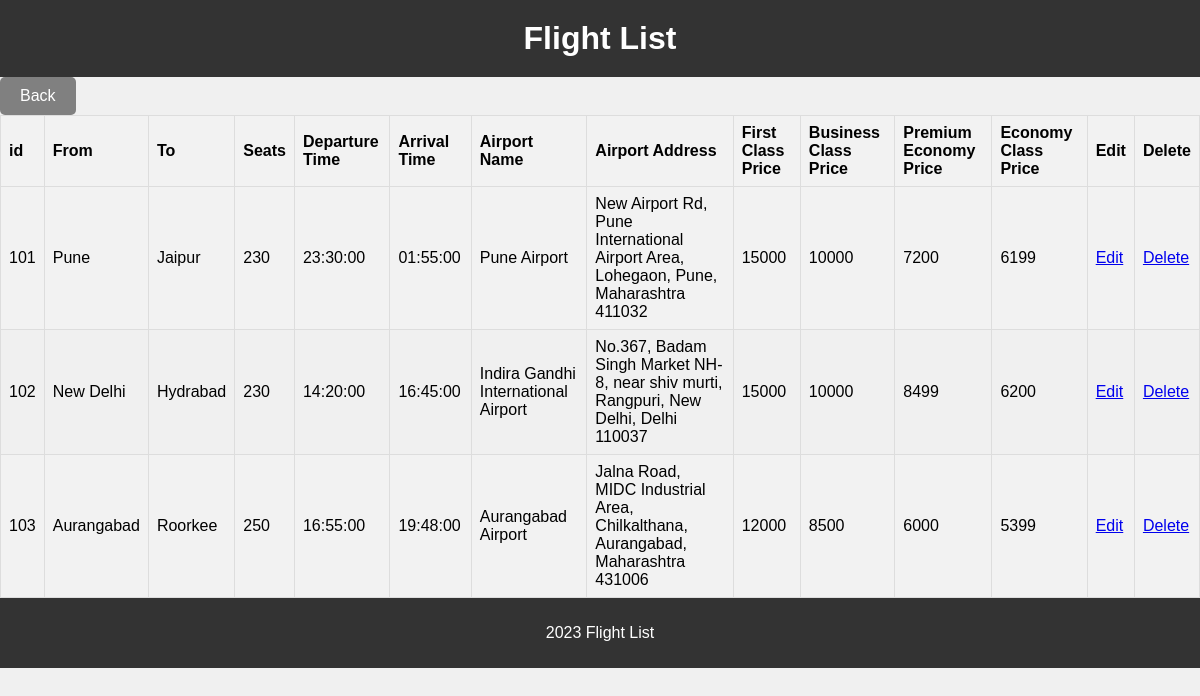
/flight_list.php, run on the app's committed database.
### tables this page shows
CREATE TABLE `flight_details` (
  `flight_id` int(5) NOT NULL,
  `d_city` varchar(30) NOT NULL,
  `a_city` varchar(30) NOT NULL,
  `seats` int(3) NOT NULL,
  `d_time` time NOT NULL,
  `a_time` time NOT NULL,
  `airport_name` varchar(125) NOT NULL,
  `airport_address` varchar(250) NOT NULL,
  `first_class_cost` int(11) NOT NULL,
  `business_class_cost` int(10) NOT NULL,
  `pre_economy_class_cost` int(7) NOT NULL,
  `economy_class_cost` int(6) NOT NULL
);

### flight_list.php (the view, shortened to what this page needs)
<!DOCTYPE html>
<html lang="en">
<head>
    <link rel="stylesheet" href="css/style_fli_l.css">
</head>
<body>
    <header>
        <h1>Flight List</h1>
    </header>
    <button class="btn"><a href="admin_h.html" style="text-decoration: none; color: white;">Back</a></button>
    <main>
        <section class="flight-list">
            <?php
            $servername = "localhost:3308";
            $username = "root";
            $password = "";
            $dbname = "airio_";
            $conn = mysqli_connect($servername, $username, $password, $dbname);
            $sql = "SELECT * FROM flight_details;";
            $result = mysqli_query($conn, $sql);
            echo "<table class='flight-table'>";
            echo "<tr>";
            echo "<th>id</th>";
            echo "<th>From</th>";
            echo "<th>To</th>";
            echo "<th>Seats</th>";
            echo "<th>Departure Time</th>";
            echo "<th>Arrival Time</th>";
            echo "<th>Airport Name</th>";
            echo "<th>Airport Address</th>";
            echo "<th>First Class Price</th>";
            echo "<th>Business Class Price</th>";
            echo "<th>Premium Economy Price</th>";
            echo "<th>Economy Class Price</th>";
            echo "<th>Edit</th>";
            echo "<th>Delete</th>";
            echo "</tr>";
            if ($result->num_rows > 0) {
                while ($row = $result->fetch_assoc()) {
                    echo "<tr>";
                    echo "<td>{$row['flight_id']}</td>";
                    echo "<td>{$row['d_city']}</td>";
                    echo "<td>{$row['a_city']}</td>";
                    echo "<td>{$row['seats']}</td>";
                    echo "<td>{$row['d_time']}</td>";
                    echo "<td>{$row['a_time']}</td>";
                    echo "<td>{$row['airport_name']}</td>";
                    echo "<td>{$row['airport_address']}</td>";
                    echo "<td>{$row['first_class_cost']}</td>";
                    echo "<td>{$row['business_class_cost']}</td>";
                    echo "<td>{$row['pre_economy_class_cost']}</td>";
                    echo "<td>{$row['economy_class_cost']}</td>";
                    echo "<td><a href='edit_flight.php?flight_id={$row['flight_id']}' class='edit-button'>Edit</a></td>";
                    echo "<td><a href='delete_flight.php?flight_id={$row['flight_id']}' class='delete-button'>Delete</a></td>";
                    echo "</tr>";
                }
            } else {
                echo "<tr><td colspan='13'>No flights available.</td></tr>";
            }
            echo "</table>";
            ?>
        </section>
    </main>
    <footer>
        <p>2023 Flight List</p>
    </footer>
</body>
</html>

### css/style_fli_l.css (style rules this page uses)
body { font-family: Arial, sans-serif; background-color: #f0f0f0; margin: 0; padding: 0; }
header { background-color: #333; color: #fff; text-align: center; padding: 20px 0; }
h1 { margin: 0; }
footer { background-color: #333; color: #fff; text-align: center; padding: 10px 0; }
.btn { border-radius: 6px; background: #686262; cursor: pointer; }

### flight_list.php (style rules this page uses)
.flight-table { border-collapse: collapse; width: 100%; }
.flight-table th, .flight-table td { border: 1px solid #ddd; padding: 8px; text-align: left; }
.flight-table th { background-color: #f2f2f2; }
.flight-table tr:nth-child(even) { background-color: #f2f2f2; }
.btn { background-color: grey; color: white; padding: 10px 20px; font-size: 16px; border: none; border-radius: 5px; cursor: pointer; }

### data on the page
flight_details: flight_id "101", d_city "Pune", a_city "Jaipur", seats "230", d_time "23:30:00", a_time "01:55:00", airport_name "Pune Airport", airport_address "New Airport Rd, Pune International Airport Area, Lohegaon, Pune, Maharashtra 411032", first_class_cost "15000", business_class_cost "10000", pre_economy_class_cost "7200", economy_class_cost "6199"
flight_details: flight_id "102", d_city "New Delhi", a_city "Hydrabad", seats "230", d_time "14:20:00", a_time "16:45:00", airport_name "Indira Gandhi International Airport", airport_address "No.367, Badam Singh Market NH-8, near shiv murti, Rangpuri, New Delhi, Delhi 110037", first_class_cost "15000", business_class_cost "10000", pre_economy_class_cost "8499", economy_class_cost "6200"
flight_details: flight_id "103", d_city "Aurangabad", a_city "Roorkee", seats "250", d_time "16:55:00", a_time "19:48:00", airport_name "Aurangabad Airport", airport_address "Jalna Road, MIDC Industrial Area, Chilkalthana, Aurangabad, Maharashtra 431006", first_class_cost "12000", business_class_cost "8500", pre_economy_class_cost "6000", economy_class_cost "5399"
